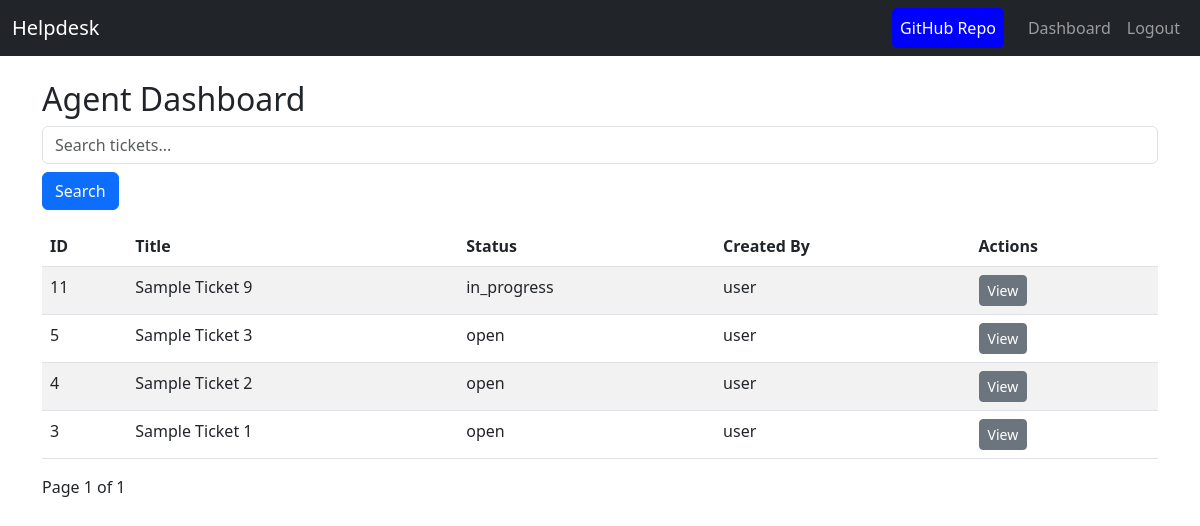
Screenshot of /agent/dashboard/ (signed in) with the database file from the repository.
### tickets/models.py (models this page shows, shortened)
class Ticket(models.Model):
  STATUS_CHOICES = (
    ("open", "Open"),
    ("in_progress", "In Progress"),
    ("resolved", "Resolved"),
    ("closed", "Closed"),
  )
  title = models.CharField(max_length=225)
  description = models.TextField()
  status = models.CharField(max_length=20, choices=STATUS_CHOICES, default="open")
  created_by = models.ForeignKey(User, related_name="created_tickets", on_delete=models.CASCADE)
  assigned_to = models.ForeignKey(
    User, related_name="assigned_tickets", on_delete=models.SET_NULL, null=True, blank=True
  )
  sla_deadline = models.DateTimeField(blank=True, null=True)
  breached = models.BooleanField(default=False)
  version = models.IntegerField(default=1)
  created_at = models.DateTimeField(auto_now_add=True)
  updated_at = models.DateTimeField(auto_now=True)

### accounts/models.py (models this page shows)
class User(AbstractUser):
    ROLE_CHOICES = (
        ("user", "User"),
        ("agent", "Agent"),
        ("admin", "Admin"),
    )
    role = models.CharField(max_length=10, choices=ROLE_CHOICES, default="user")
    objects = UserManager()

### tickets/views_frontend.py (the view)
@login_required
def agent_dashboard(request):
    if request.user.role != "agent":
        return redirect("ticket-list")
    query = request.GET.get('q', "")
    tickets_qs = Ticket.objects.filter(assigned_to=request.user).order_by('-created_at')
    if query:
        tickets_qs = tickets_qs.filter(
            Q(title__icontains=query) |
            Q(description__icontains=query) |
            Q(comments__text__icontains=query)
        ).distinct()
    paginator = Paginator(tickets_qs, 5)
    page_number = request.GET.get('page', 1)
    tickets = paginator.get_page(page_number)
    return render(request, "agent/dashboard.html", {"tickets": tickets})

### templates/agent/dashboard.html (shortened to what this page needs)
{% extends "base.html" %}
{% block content %}
<h2>Agent Dashboard</h2>
<form method="get" class="mb-3">
  <input type="text" name="q" placeholder="Search tickets..." value="{{ query }}" class="form-control" />
  <button type="submit" class="btn btn-primary mt-2">Search</button>
</form>
<table class="table table-striped">
    <thead>
        <tr>
            <th>ID</th>
            <th>Title</th>
            <th>Status</th>
            <th>Created By</th>
            <th>Actions</th>
        </tr>
    </thead>
    <tbody>
        {% for ticket in tickets %}
        <tr>
            <td>{{ ticket.id }}</td>
            <td>{{ ticket.title }}</td>
            <td>{{ ticket.status }}</td>
            <td>{{ ticket.created_by.username }}</td>
            <td>
                <a class="btn btn-sm btn-secondary" href="{% url 'ticket_detail' ticket.id %}">View</a>
            </td>
        </tr>
        {% empty %}
        <tr><td colspan="5">No tickets assigned to you.</td></tr>
        {% endfor %}
    </tbody>
</table>
<div class="pagination mt-3">
    <span>Page {{ tickets.number }} of {{ tickets.paginator.num_pages }}</span>
</div>
{% endblock %}

### rows the page displays
Ticket: id "11", title "Sample Ticket 9", status "in_progress", created_by.username "user"
Ticket: id "5", title "Sample Ticket 3", status "open", created_by.username "user"
Ticket: id "4", title "Sample Ticket 2", status "open", created_by.username "user"
Ticket: id "3", title "Sample Ticket 1", status "open", created_by.username "user"

### other values shown
{{ tickets.number }} "1"
{{ tickets.paginator.num_pages }} "1"
